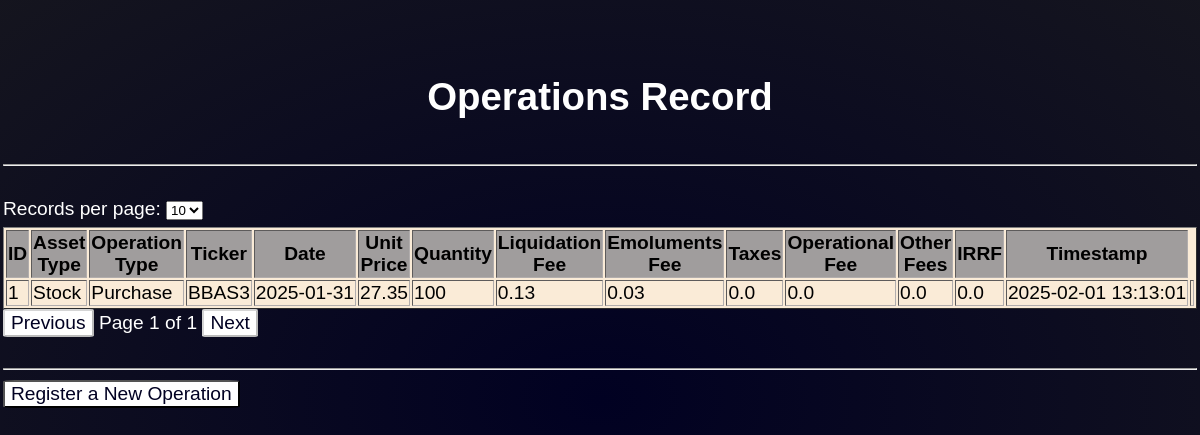
Page /records on the committed database.
### tables this page shows
CREATE TABLE operations (
            id INTEGER PRIMARY KEY AUTOINCREMENT,
            asset_type TEXT NOT NULL,
            operation_type TEXT NOT NULL,
            ticker TEXT NOT NULL,
            date TEXT NOT NULL,
            unit_price REAL NOT NULL,
            quantity INTEGER NOT NULL,
            liquidation_fee REAL NOT NULL,
            emoluments_fee REAL NOT NULL,
            taxes REAL NOT NULL,
            operational_fee REAL NOT NULL,
            other_fees REAL NOT NULL,
            irrf REAL NOT NULL,
            timestamp TEXT NOT NULL
        );

### app.py (the view)
@app.route("/records", methods=["GET"])
def records():
    page = int(request.args.get('page', 1))
    per_page = int(request.args.get('per_page', 10))
    operations, total_records = get_paginated_operations(page, per_page)
    total_pages = (total_records // per_page) + (1 if total_records % per_page > 0 else 0)
    return render_template("records.html", operations=operations, page=page, per_page=per_page, total_pages=total_pages)

### utils.py (called while the page is built)
def get_paginated_operations(page, per_page):
    offset = (page - 1) * per_page
    connection = sqlite3.connect("database/operations.db")
    cursor = connection.cursor()
    cursor.execute("SELECT * FROM operations LIMIT ? OFFSET ?", (per_page, offset))
    results = cursor.fetchall()
    cursor.execute("SELECT COUNT(*) FROM operations")
    total_records = cursor.fetchone()[0]
    connection.close()
    return results, total_records

### templates/records.html (shortened to what this page needs)
<!DOCTYPE html>
<html lang="en">
<head>
    <link rel="stylesheet" href="{{ url_for('static', filename='style.css') }}">
</head>
<body>
    <header>
    <h1>Operations Record</h1></header>
    <hr><br>
    <form method="get" action="/records">
        <label for="per_page">Records per page:</label>
        <select id="per_page" name="per_page" onchange="this.form.submit()">
            <option value="10" {% if per_page == 10 %}selected{% endif %}>10</option>
        </select>
    </form>
    <table border="1">
        <tr>
            <th>ID</th>
            <th>Asset Type</th>
            <th>Operation Type</th>
            <th>Ticker</th>
            <th>Date</th>
            <th>Unit Price</th>
            <th>Quantity</th>
            <th>Liquidation Fee</th>
            <th>Emoluments Fee</th>
            <th>Taxes</th>
            <th>Operational Fee</th>
            <th>Other Fees</th>
            <th>IRRF</th>
            <th>Timestamp</th>
        </tr>
        {% for op in operations %}
        <tr>
            <td>{{ op[0] }}</td>
            <td>{{ op[1] }}</td>
            <td>{{ op[2] }}</td>
            <td>{{ op[3] }}</td>
            <td>{{ op[4] }}</td>
            <td>{{ op[5] }}</td>
            <td>{{ op[6] }}</td>
            <td>{{ op[7] }}</td>
            <td>{{ op[8] }}</td>
            <td>{{ op[9] }}</td>
            <td>{{ op[10] }}</td>
            <td>{{ op[11] }}</td>
            <td>{{ op[12] }}</td>
            <td>{{ op[13] }}</td>
            <td>{{ op[14] }}</td>
        </tr>
        {% endfor %}
    </table>
    <div>
        <button {% if page == 1 %}disabled{% endif %} onclick="window.location.href='/records?page={{ page-1 }}&per_page={{ per_page }}'">Previous</button>
        <span>Page {{ page }} of {{ total_pages }}</span>
        <button {% if page == total_pages %}disabled{% endif %} onclick="window.location.href='/records?page={{ page+1 }}&per_page={{ per_page }}'">Next</button>
    </div>
    <br><hr>
    <button type="button" onclick="window.location.href='/'">Register a New Operation</button>
</body>
</html>

### static/style.css (style rules this page uses)
html { height: 100%; display: flex; justify-content: center; }
body, button { font-family: sans-serif; font-size: 1.2rem; }
body { margin: 15px; padding: 2vw; background-image: radial-gradient(rgb(1, 1, 34) 0vw, rgb(29, 29, 29) 100vw); color: #ffffff; align-items: center; }
header { color: white; padding: 10px 0; text-align: center; }
input, select { margin-bottom: 7px; }
button { border-radius: 5%; background-color: #ffffff; color: rgb(1, 1, 34); }
form { align-items: center; }
td { white-space: nowrap; }
table { background-color: antiquewhite; color: black; }
th { background-color: rgb(160, 157, 157); }
tr, th, td { border-color: rgb(177, 173, 173); }

### rows in the picture
operations: id "1", asset_type "Stock", operation_type "Purchase", ticker "BBAS3", date "2025-01-31", unit_price "27.35", quantity "100", liquidation_fee "0.13", emoluments_fee "0.03", taxes "0.0", operational_fee "0.0", other_fees "0.0", irrf "0.0", timestamp "2025-02-01 13:13:01"

### other values in the picture
{{ page }} "1"
{{ total_pages }} "1"
